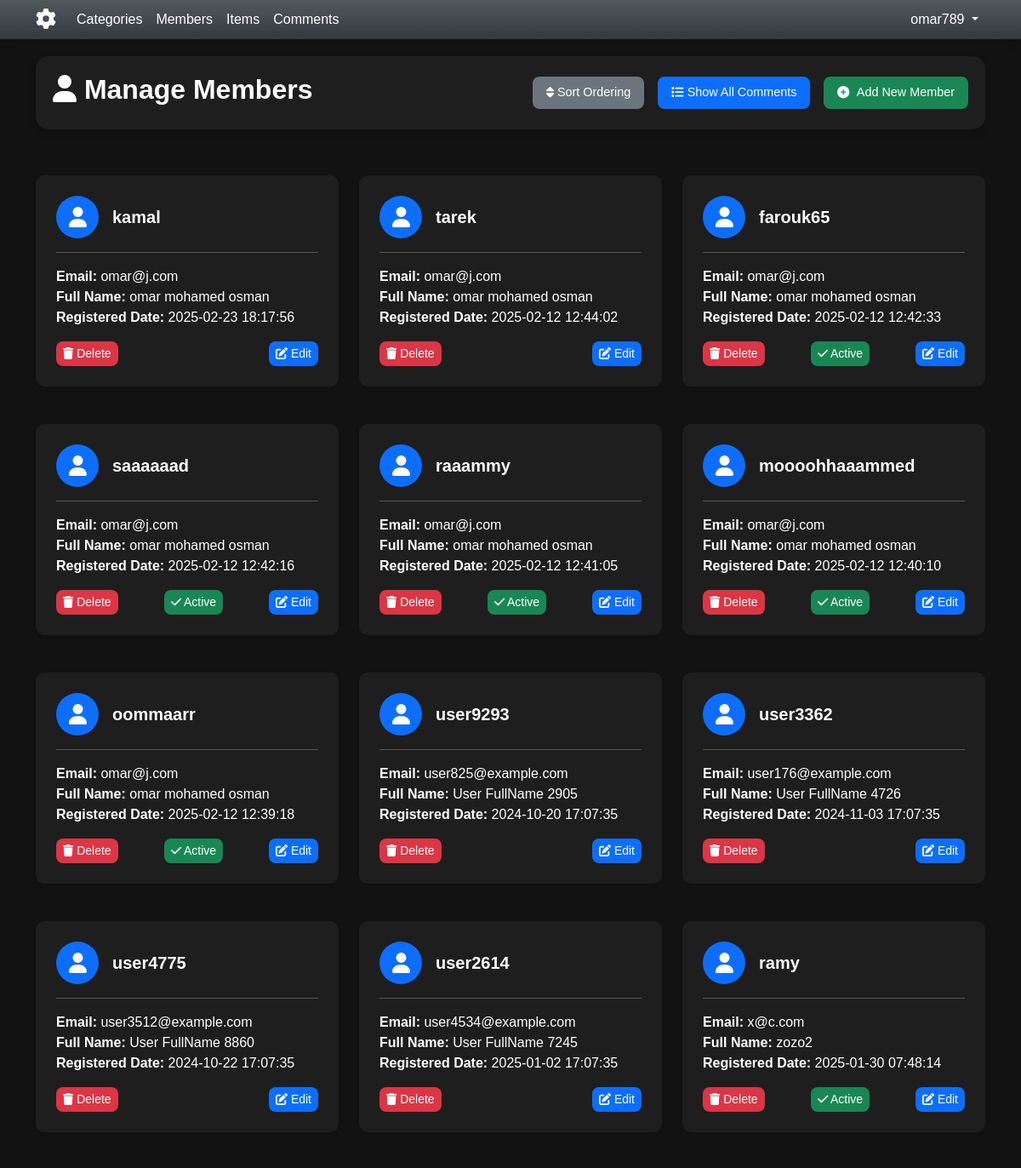
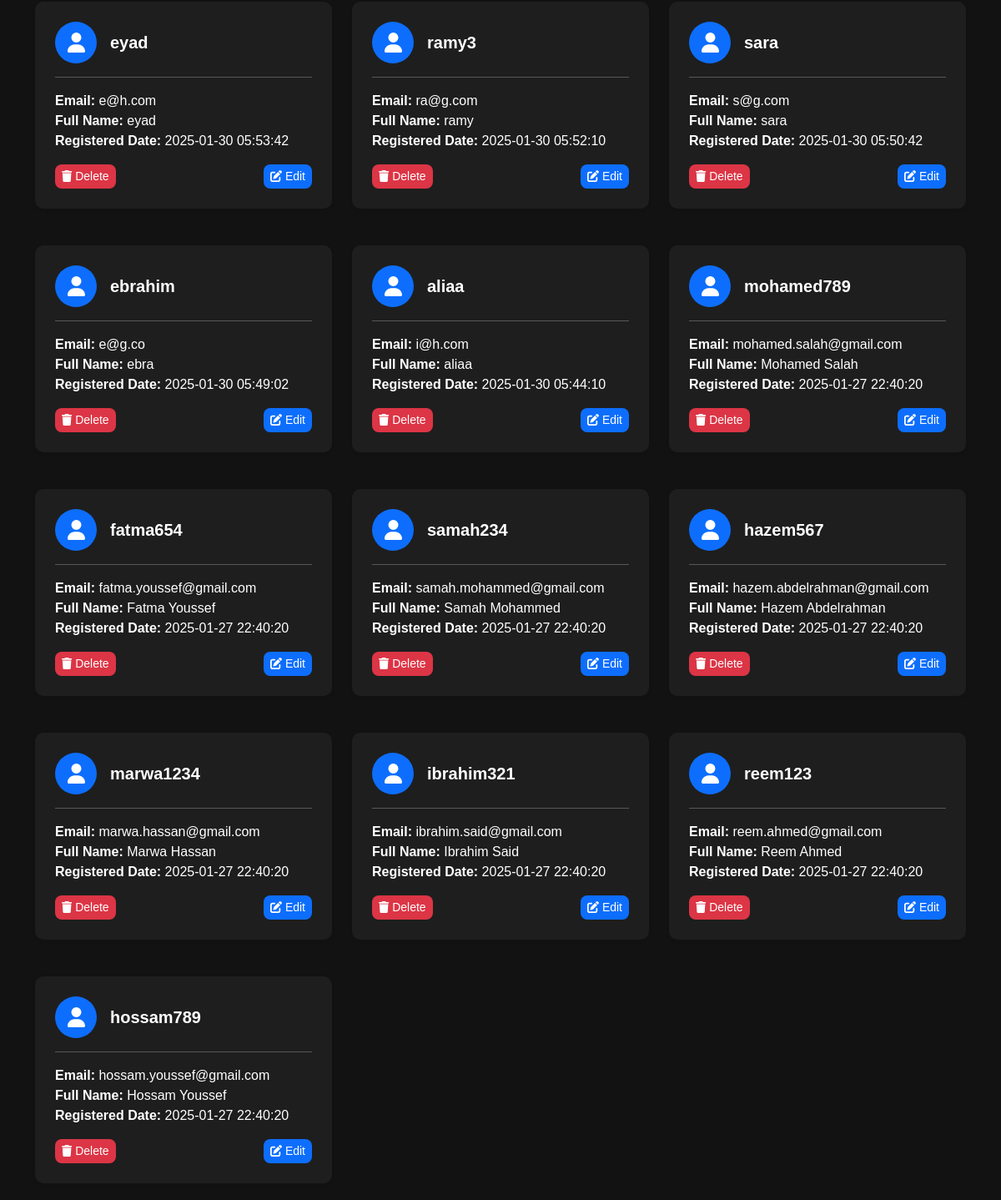
The page /admin/members.php (signed in) on the database its author committed (2 pictures, top to bottom).
### tables this page shows
CREATE TABLE `users` (
  `UserID` int NOT NULL,
  `Username` varchar(255) NOT NULL COMMENT 'username to login',
  `Password` varchar(255) NOT NULL COMMENT 'password to login',
  `Email` varchar(255) NOT NULL,
  `FullName` varchar(255) NOT NULL,
  `GroupID` int NOT NULL DEFAULT '0',
  `AdminID` int NOT NULL DEFAULT '0',
  `RagStatus` int NOT NULL DEFAULT '0' COMMENT 'User Approval',
  `Date` datetime DEFAULT NULL,
  `Description` text,
  `Phone` text
);

### admin/pagesMember/manage.php (the view, shortened to what this page needs)
<?php
if (isset($_GET['page']) && $_GET['page'] == 'pending') {
    $query = 'AND RagStatus = 0';
} elseif (isset($_GET['page']) && $_GET['page'] == 'unpending') {
    $query = 'AND RagStatus = 1';
} else {
    $query = null;
}
$sort = isset($_GET['sort']) && $_GET['sort'] == 'DESC' ? 'ASC' : 'DESC';
$stmt = $con->prepare("SELECT * FROM users WHERE GroupID = 1 AND AdminID = 0 $query
                       ORDER BY UserID $sort
                       LIMIT 25");
$stmt->execute();
$rows = $stmt->fetchAll();
?>
<body>
    <div class="container">
        <div class="row justify-content-center">
            <div class="col-md-12">
                <div class="members-header-section">
                    <div class="d-flex align-items-center justify-content-between flex-wrap gap-3">
                        <div>
                            <h2 class="custom-header fw-bold text-start me-2"><i class="fa-solid fa-user"></i> <?= isset($_GET['page']) && $_GET['page'] == 'pending' ? 'UnActived Members' : 'Manage Members' ?></h2>
                        </div>
                        <div class="d-flex align-items-center flex-wrap gap-3">
                            <a id="members-sortOrdering" class="members-btn members-btn-secondary" href="?sort=<?= $sort ?>">
                                <i class="fa-solid fa-sort"></i> Sort Ordering
                            </a>
                            <a id="members-showAll" class="members-btn members-btn-primary" href="members.php?do=all_comments">
                                <i class="fa-solid fa-list"></i> Show All Comments
                            </a>
                            <a href="members.php?do=add" class="members-btn members-btn-success">
                                <i class="fas fa-plus-circle me-2"></i>Add New Member
                            </a>
                        </div>
                    </div>
                </div>
                <?php if (!isset($_GET['page'])) : ?>
                    <div class="row mt-4 g-4">
                        <?php foreach ($rows as $member): ?>
                            <div class="col-md-6 col-lg-4">
                                <div class="members-card shadow-sm border-0">
                                    <div class="members-card-body">
                                        <div class="d-flex align-items-center mb-3">
                                            <div class="members-icon-circle bg-primary text-white me-3">
                                                <i class="fas fa-user"></i>
                                            </div>
                                            <h5 class="members-card-title mb-0"><?= htmlspecialchars($member['Username']) ?></h5>
                                        </div>
                                        <hr>
                                        <p class="members-card-text text-muted mb-3">
                                            <strong class="text-white">Email:</strong>
                                            <span><?= htmlspecialchars($member['Email']) ?></span><br>
                                            <strong>Full Name:</strong>
                                            <span><?= htmlspecialchars($member['FullName']) ?></span><br>
                                            <strong>Registered Date:</strong>
                                            <span><?= htmlspecialchars($member['Date']) ?></span>
                                        </p>
                                        <div class="d-flex justify-content-between">
                                            <a class="members-btn members-btn-sm members-btn-danger delete-btn" href="members.php?do=delete&id=<?= $member['UserID'] ?>">
                                                <i class="fas fa-trash"></i> Delete
                                            </a>
                                            <?php if ($member['RagStatus'] == 0): ?>
                                                <a class="members-btn members-btn-sm members-btn-success active-btn" href="members.php?do=active&id=<?= $member['UserID'] ?>">
                                                    <i class="fas fa-check"></i> Active
                                                </a>
                                            <?php endif; ?>
                                            <a class="members-btn members-btn-sm members-btn-primary edit-btn " href="members.php?do=edit&id=<?= $member['UserID'] ?>">
                                                <i class="fas fa-edit"></i> Edit
                                            </a>
                                        </div>
                                    </div>
                                </div>
                            </div>
                        <?php endforeach; ?>
                    </div>
                <?php endif ?>
            </div>
        </div>
    </div>
</body>

### admin/style/css/global/global.css (style rules this page uses)
:root { --bs-dark-rgb: 52, 58, 64; --bs-bg-opacity: 0.8; --white-color: #ffffff; --black-color: #000000; --primary-color: #007bff; --secondary-color: #0056b3; --success-color: #28a745; --danger-color: #dc3545; --warning-color: #e67e22; --info-color: #3498db; --shadow: 0 4px 10px rgba(0, 0, 0, 0.1); --transition: all 0.3s ease; }
body { margin: 0; padding: 0; background-color: rgba(var(--bs-dark-rgb), var(--bs-bg-opacity)); color: var(--white-color); font-family: 'Arial', sans-serif; }
a { text-decoration: none; color: inherit; }
strong { color : black }

### admin/style/css/main_pages/categorys.css (style rules this page uses)
body { background-color: #1a1d20; color: #ffffff; font-family: 'Arial', sans-serif; margin: 0; padding: 0; }
body { background-color: #121212; color: #ffffff; }

### admin/style/css/main_pages/members.css (style rules this page uses)
strong { color: #ffffff; }
span { color: #ffffff; }
div a { text-decoration: none; color: white; }
hr { color: white; }
.members-card { background-color: #1e1e1e; border: none; border-radius: 15px; margin-bottom: 20px; box-shadow: 0 4px 8px rgba(0, 0, 0, 0.2); transition: transform 0.3s ease, box-shadow 0.3s ease; }
.members-card-body { padding: 1.5rem; }
.members-card-title { color: #ffffff; font-size: 1.25rem; font-weight: bold; }
.members-card-text { color: #b0b0b0; }
.members-btn { border-radius: 8px; padding: 0.5rem 1rem; font-size: 0.9rem; transition: background-color 0.3s ease, transform 0.2s ease; }
.members-btn-secondary { background-color: #6c757d; border: none; }
.members-btn-primary { background-color: #0d6efd; border: none; }
.members-btn-success { background-color: #198754; border: none; }
.members-btn-danger { background-color: #dc3545; border: none; }
.members-btn-sm { padding: 0.25rem 0.5rem; font-size: 0.875rem; }
.custom-header { color: #ffffff; font-weight: bold; font-size: 2rem; }
.members-header-section { background-color: #1e1e1e; padding: 20px; border-radius: 15px; margin-bottom: 30px; box-shadow: 0 4px 8px rgba(0, 0, 0, 0.2); }
.members-icon-circle { width: 50px; height: 50px; display: flex; justify-content: center; align-items: center; border-radius: 50%; font-size: 1.5rem; }
.members-card { transition: transform 0.2s ease-in-out, box-shadow 0.2s ease-in-out; border-radius: 10px; overflow: hidden; }

### admin/includes/templates/header.php (style rules this page uses)
body { font-family: 'Arial', sans-serif; }
body { background-color: #121212; color: #ffffff; }
p { font-weight: 400; }
* { scrollbar-width: thin; scrollbar-color: #555 #2c2c2c; }

### rows shown on the page
users: Username "kamal", Email "omar@j.com", FullName "omar mohamed osman", Date "2025-02-23 18:17:56"
users: Username "tarek", Email "omar@j.com", FullName "omar mohamed osman", Date "2025-02-12 12:44:02"
users: Username "farouk65", Email "omar@j.com", FullName "omar mohamed osman", Date "2025-02-12 12:42:33"
users: Username "saaaaaad", Email "omar@j.com", FullName "omar mohamed osman", Date "2025-02-12 12:42:16"
users: Username "raaammy", Email "omar@j.com", FullName "omar mohamed osman", Date "2025-02-12 12:41:05"
users: Username "moooohhaaammed", Email "omar@j.com", FullName "omar mohamed osman", Date "2025-02-12 12:40:10"
users: Username "oommaarr", Email "omar@j.com", FullName "omar mohamed osman", Date "2025-02-12 12:39:18"
users: Username "user9293", Email "user825@example.com", FullName "User FullName 2905", Date "2024-10-20 17:07:35"
users: Username "user3362", Email "user176@example.com", FullName "User FullName 4726", Date "2024-11-03 17:07:35"
users: Username "user4775", Email "user3512@example.com", FullName "User FullName 8860", Date "2024-10-22 17:07:35"
users: Username "user2614", Email "user4534@example.com", FullName "User FullName 7245", Date "2025-01-02 17:07:35"
users: Username "ramy", Email "x@c.com", FullName "zozo2", Date "2025-01-30 07:48:14"
users: Username "eyad", Email "e@h.com", FullName "eyad", Date "2025-01-30 05:53:42"
users: Username "ramy3", Email "ra@g.com", FullName "ramy", Date "2025-01-30 05:52:10"
users: Username "sara", Email "s@g.com", FullName "sara", Date "2025-01-30 05:50:42"
users: Username "ebrahim", Email "e@g.co", FullName "ebra", Date "2025-01-30 05:49:02"
users: Username "aliaa", Email "i@h.com", FullName "aliaa", Date "2025-01-30 05:44:10"
users: Username "mohamed789", Email "mohamed.salah@gmail.com", FullName "Mohamed Salah", Date "2025-01-27 22:40:20"
users: Username "fatma654", Email "fatma.youssef@gmail.com", FullName "Fatma Youssef", Date "2025-01-27 22:40:20"
users: Username "samah234", Email "samah.mohammed@gmail.com", FullName "Samah Mohammed", Date "2025-01-27 22:40:20"
users: Username "hazem567", Email "hazem.abdelrahman@gmail.com", FullName "Hazem Abdelrahman", Date "2025-01-27 22:40:20"
users: Username "marwa1234", Email "marwa.hassan@gmail.com", FullName "Marwa Hassan", Date "2025-01-27 22:40:20"
users: Username "ibrahim321", Email "ibrahim.said@gmail.com", FullName "Ibrahim Said", Date "2025-01-27 22:40:20"
users: Username "reem123", Email "reem.ahmed@gmail.com", FullName "Reem Ahmed", Date "2025-01-27 22:40:20"
users: Username "hossam789", Email "hossam.youssef@gmail.com", FullName "Hossam Youssef", Date "2025-01-27 22:40:20"

### other values the page prints
lang('CATEGORIES') "Categories"
lang('MEMBER') "Members"
lang('ITEM') "Items"
lang('COMMENT') "Comments"
lang('ADMIN') "omar789"
